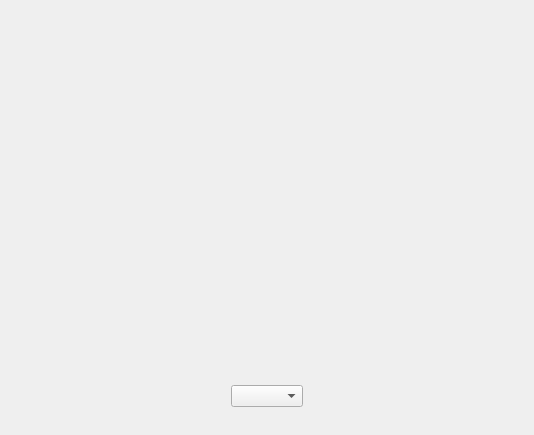
<?xml version="1.0" encoding="UTF-8"?>
<ui version="4.0">
 <class>CreatureColorSelector</class>
 <widget class="QWidget" name="CreatureColorSelector">
  <property name="geometry">
   <rect>
    <x>0</x>
    <y>0</y>
    <width>534</width>
    <height>435</height>
   </rect>
  </property>
  <property name="windowTitle">
   <string>Form</string>
  </property>
  <layout class="QVBoxLayout" name="verticalLayout">
   <item>
    <widget class="ColorSelector" name="label">
     <property name="minimumSize">
      <size>
       <width>512</width>
       <height>352</height>
      </size>
     </property>
     <property name="maximumSize">
      <size>
       <width>512</width>
       <height>352</height>
      </size>
     </property>
     <property name="text">
      <string/>
     </property>
    </widget>
   </item>
   <item>
    <widget class="QWidget" name="widget" native="true">
     <layout class="QHBoxLayout" name="horizontalLayout">
      <item>
       <spacer name="horizontalSpacer">
        <property name="orientation">
         <enum>Qt::Orientation::Horizontal</enum>
        </property>
        <property name="sizeHint" stdset="0">
         <size>
          <width>40</width>
          <height>20</height>
         </size>
        </property>
       </spacer>
      </item>
      <item>
       <widget class="QComboBox" name="color"/>
      </item>
      <item>
       <spacer name="horizontalSpacer_2">
        <property name="orientation">
         <enum>Qt::Orientation::Horizontal</enum>
        </property>
        <property name="sizeHint" stdset="0">
         <size>
          <width>40</width>
          <height>20</height>
         </size>
        </property>
       </spacer>
      </item>
     </layout>
    </widget>
   </item>
  </layout>
 </widget>
 <customwidgets>
  <customwidget>
   <class>ColorSelector</class>
   <extends>QLabel</extends>
   <header>colorselector.h</header>
  </customwidget>
 </customwidgets>
 <resources/>
 <connections/>
</ui>
